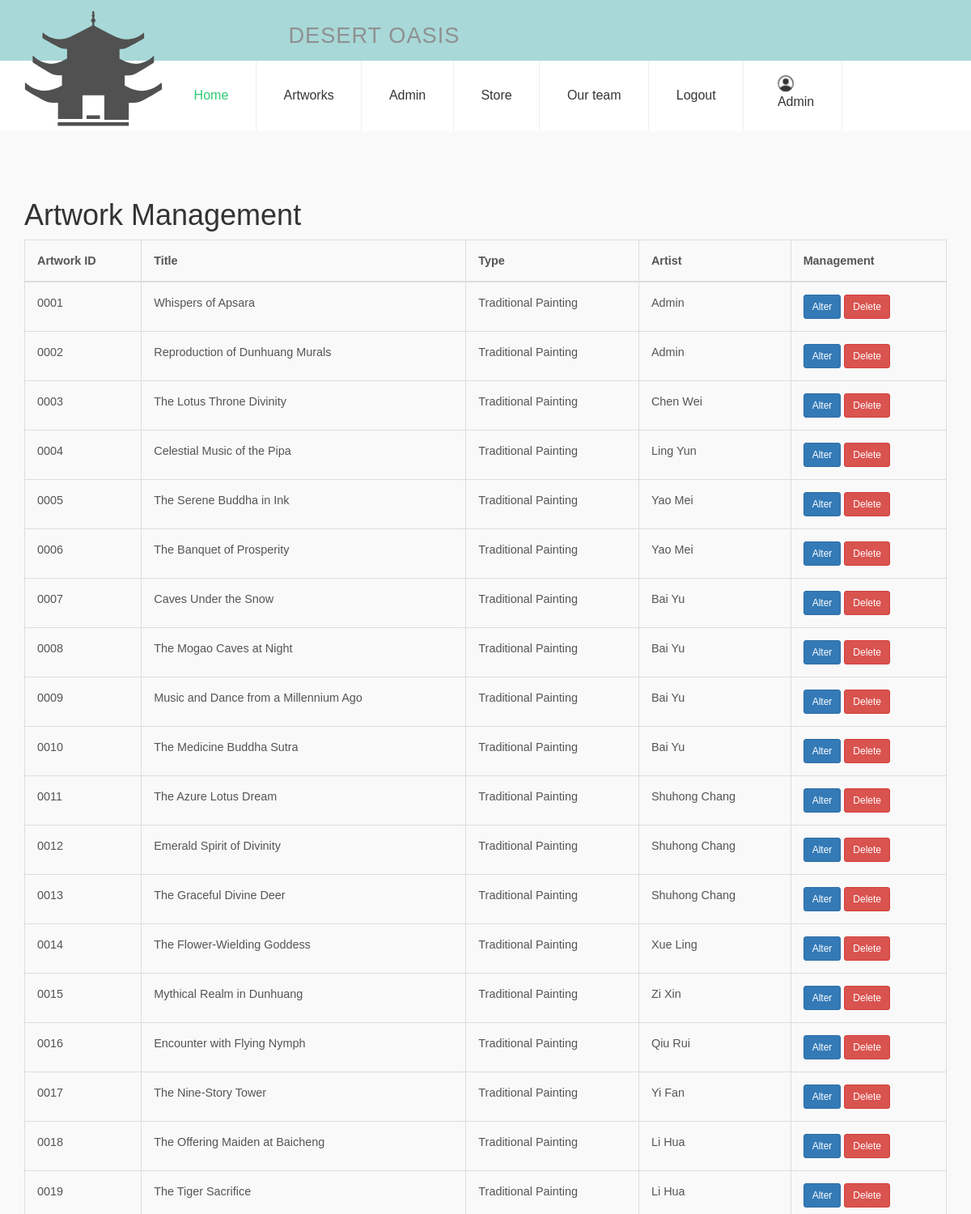
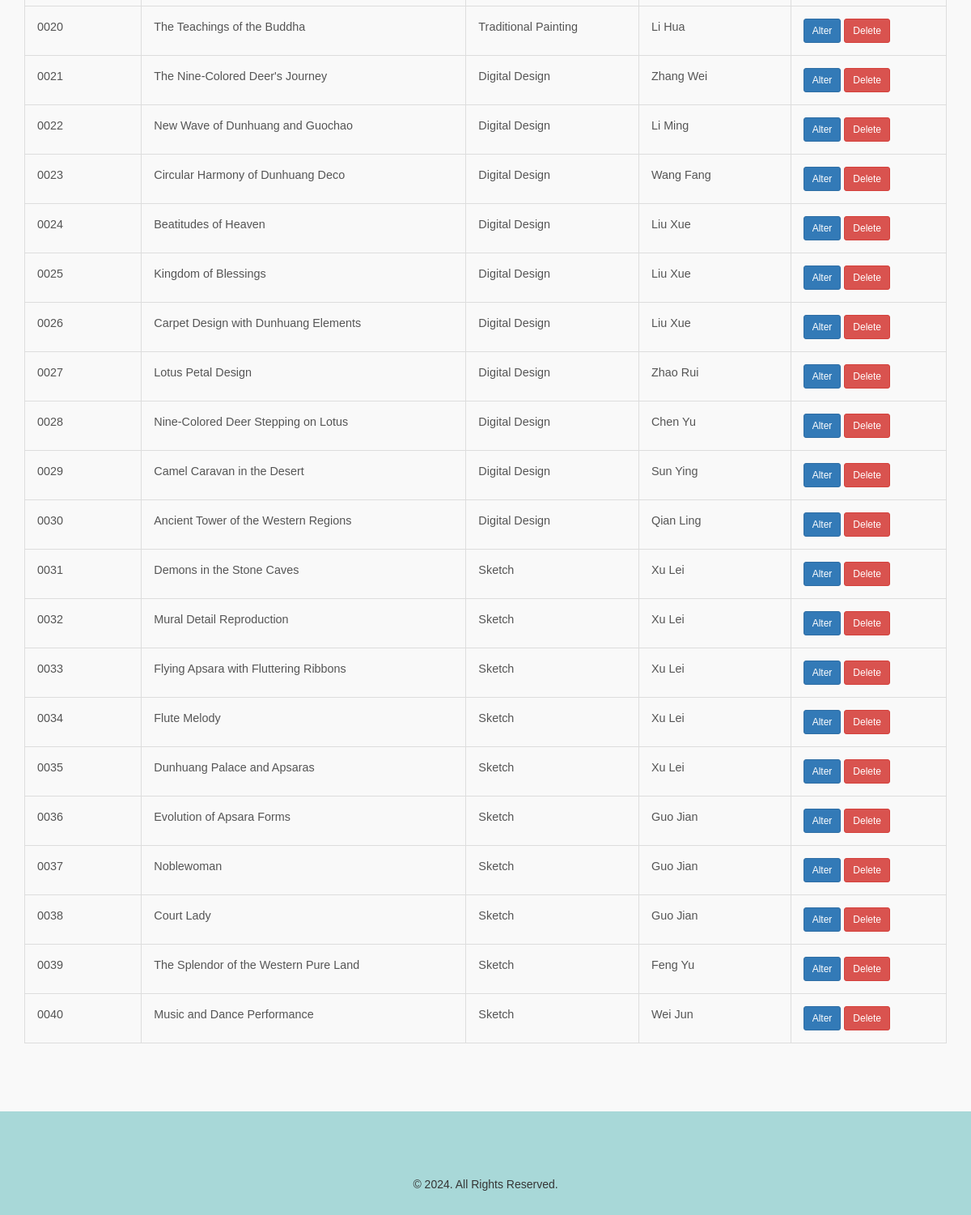
Screenshot of /admin.php (signed in) with the database file from the repository (2 pictures, top to bottom).
### tables this page shows
CREATE TABLE artwork (
    artwork_id INT(4) ZEROFILL AUTO_INCREMENT PRIMARY KEY,
    user_id INT(4) ZEROFILL NOT NULL,
    title VARCHAR(100) NOT NULL,
    type ENUM('Traditional Painting', 'Digital Design', 'Sketch') NOT NULL,
    cover VARCHAR(255) NOT NULL,
    intro TEXT,
    likes_count INT DEFAULT 0,
    post_time TIMESTAMP DEFAULT CURRENT_TIMESTAMP,

    FOREIGN KEY (user_id) REFERENCES user(user_id) ON DELETE CASCADE
);

CREATE TABLE user (
    user_id INT(4) ZEROFILL AUTO_INCREMENT PRIMARY KEY,
    name VARCHAR(45) NOT NULL,
    password VARCHAR(45) NOT NULL,
    email VARCHAR(45) NOT NULL UNIQUE,
    slogan VARCHAR(225),
    role ENUM('visitor', 'artist', 'admin') NOT NULL
);

### admin.php (the view, shortened to what this page needs)
<?php
include "header.php";
?>
<!DOCTYPE html>
<html lang="zh">
<head>
    <link href="css/bootstrap.css" rel="stylesheet" type="text/css" media="all"/>
    <link rel="stylesheet" href="css/style.css" type="text/css" media="all"/>
    <link rel="stylesheet" href="https://cdnjs.cloudflare.com/ajax/libs/font-awesome/6.0.0-beta3/css/all.min.css">
    <link href="css/font-awesome.css" rel="stylesheet">
    <link href="css/animate.css" rel="stylesheet" type="text/css" media="all">
</head>
<body>
<div class="blog">
    <div class="container">
        <h1>Artwork Management</h1>
        <table class="table table-bordered">
            <thead>
            <tr>
                <th>Artwork ID</th>
                <th>Title</th>
                <th>Type</th>
                <th>Artist</th>
                <th>Management</th>
            </tr>
            </thead>
            <tbody>
            <?php
                if($result =  $conn->query("select * from artwork left join user on user.user_id = artwork.user_id")){
                        while($row = mysqli_fetch_array($result)){
                           echo <<<HEERB
 <tr>
                <td>${row['artwork_id']}</td>
                <td>${row['title']}</td>
                <td>${row['type']}</td>
                <td>${row['name']}</td>
                <td>
                    <button class='btn btn-edit btn-primary btn-sm'
                    data-id="${row['artwork_id']}"
                    data-title="${row['title']}"
                    data-type="${row['type']}"
                    data-name="${row['name']}"
                    data-user_id="${row['user_id']}"
                    >Alter</button>
                    <button class='btn btn-danger btn-sm btn-remove'   data-id="${row['artwork_id']}">Delete</button>
                </td>
</tr>
HEERB;
                        }
                }
            ?>
            </tbody>
        </table>
    </div>
</div>
<div class="footer">
    <div class="container">
        <div class="copyright wow fadeInUp animated" data-wow-delay=".5s">
			<center>
				<p>© 2024. All Rights Reserved. </p></center>
        </div>
    </div>
</div>
</body>
</html>

### rows the page displays
artwork: artwork_id "0001", title "Whispers of Apsara", type "Traditional Painting", name "Admin"
artwork: artwork_id "0002", title "Reproduction of Dunhuang Murals", type "Traditional Painting", name "Admin"
artwork: artwork_id "0003", title "The Lotus Throne Divinity", type "Traditional Painting", name "Chen Wei"
artwork: artwork_id "0004", title "Celestial Music of the Pipa", type "Traditional Painting", name "Ling Yun"
artwork: artwork_id "0005", title "The Serene Buddha in Ink", type "Traditional Painting", name "Yao Mei"
artwork: artwork_id "0006", title "The Banquet of Prosperity", type "Traditional Painting", name "Yao Mei"
artwork: artwork_id "0007", title "Caves Under the Snow", type "Traditional Painting", name "Bai Yu"
artwork: artwork_id "0008", title "The Mogao Caves at Night", type "Traditional Painting", name "Bai Yu"
artwork: artwork_id "0009", title "Music and Dance from a Millennium Ago", type "Traditional Painting", name "Bai Yu"
artwork: artwork_id "0010", title "The Medicine Buddha Sutra", type "Traditional Painting", name "Bai Yu"
artwork: artwork_id "0011", title "The Azure Lotus Dream", type "Traditional Painting", name "Shuhong Chang"
artwork: artwork_id "0012", title "Emerald Spirit of Divinity", type "Traditional Painting", name "Shuhong Chang"
artwork: artwork_id "0013", title "The Graceful Divine Deer", type "Traditional Painting", name "Shuhong Chang"
artwork: artwork_id "0014", title "The Flower-Wielding Goddess", type "Traditional Painting", name "Xue Ling"
artwork: artwork_id "0015", title "Mythical Realm in Dunhuang", type "Traditional Painting", name "Zi Xin"
artwork: artwork_id "0016", title "Encounter with Flying Nymph", type "Traditional Painting", name "Qiu Rui"
artwork: artwork_id "0017", title "The Nine-Story Tower", type "Traditional Painting", name "Yi Fan"
artwork: artwork_id "0018", title "The Offering Maiden at Baicheng", type "Traditional Painting", name "Li Hua"
artwork: artwork_id "0019", title "The Tiger Sacrifice", type "Traditional Painting", name "Li Hua"
artwork: artwork_id "0020", title "The Teachings of the Buddha", type "Traditional Painting", name "Li Hua"
artwork: artwork_id "0021", title "The Nine-Colored Deer's Journey", type "Digital Design", name "Zhang Wei"
artwork: artwork_id "0022", title "New Wave of Dunhuang and Guochao", type "Digital Design", name "Li Ming"
artwork: artwork_id "0023", title "Circular Harmony of Dunhuang Deco", type "Digital Design", name "Wang Fang"
artwork: artwork_id "0024", title "Beatitudes of Heaven", type "Digital Design", name "Liu Xue"
artwork: artwork_id "0025", title "Kingdom of Blessings", type "Digital Design", name "Liu Xue"
artwork: artwork_id "0026", title "Carpet Design with Dunhuang Elements", type "Digital Design", name "Liu Xue"
artwork: artwork_id "0027", title "Lotus Petal Design", type "Digital Design", name "Zhao Rui"
artwork: artwork_id "0028", title "Nine-Colored Deer Stepping on Lotus", type "Digital Design", name "Chen Yu"
artwork: artwork_id "0029", title "Camel Caravan in the Desert", type "Digital Design", name "Sun Ying"
artwork: artwork_id "0030", title "Ancient Tower of the Western Regions", type "Digital Design", name "Qian Ling"
artwork: artwork_id "0031", title "Demons in the Stone Caves", type "Sketch", name "Xu Lei"
artwork: artwork_id "0032", title "Mural Detail Reproduction", type "Sketch", name "Xu Lei"
artwork: artwork_id "0033", title "Flying Apsara with Fluttering Ribbons", type "Sketch", name "Xu Lei"
artwork: artwork_id "0034", title "Flute Melody", type "Sketch", name "Xu Lei"
artwork: artwork_id "0035", title "Dunhuang Palace and Apsaras", type "Sketch", name "Xu Lei"
artwork: artwork_id "0036", title "Evolution of Apsara Forms", type "Sketch", name "Guo Jian"
artwork: artwork_id "0037", title "Noblewoman", type "Sketch", name "Guo Jian"
artwork: artwork_id "0038", title "Court Lady", type "Sketch", name "Guo Jian"
artwork: artwork_id "0039", title "The Splendor of the Western Pure Land", type "Sketch", name "Feng Yu"
artwork: artwork_id "0040", title "Music and Dance Performance", type "Sketch", name "Wei Jun"

### other values shown
$_SESSION['user_name'] "Admin"
